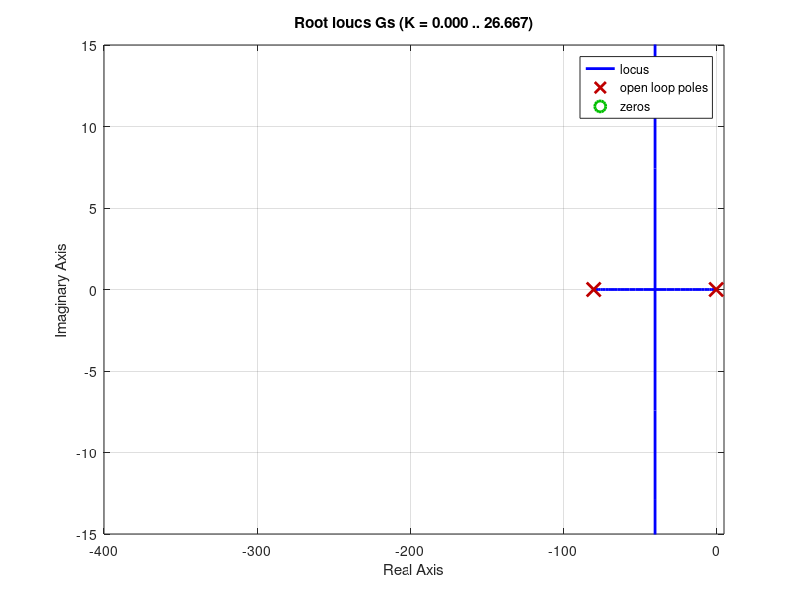

Reproduce this figure in MATLAB. (Note: this script raises an error after producing the figure.)
clc
clear

%OLD Values
% K_ft_motor_tourque = 2.8;
% b_ft = 0.5;
% K_ft_electroforce = 3.0;
% %-----------------
% K_fb_motor_tourque = 4.4;
% b_bt = 0.8;
% K_fb_electroforce = 3.0;

s = tf('s');

%Friction
bt = 0.5;
%Mass of corner brackets
mc = 0.075;
%Electromotive force
Ket = 0.1;
%Motor Tourque
Kmt = 1.4;
%Inductance of motor
Lt = 3.85 * 10^(-4);
%Ohmic resistance of motor
Rt = 4.79;
%Moment of inertia divided by 3 to take gearing into account.
Jt = 0.0198/3;
%Distance from rotational axis to Center Of Mass of corner brackets
r = 0.291/2;
%Gravitational constant
g = 9.82;


%% Linearize 0degrees

%Working point.
xbar = 0;
%Convert to radians
th = xbar*pi/180;

% Defining A,B,C matrices
A = [0 1 0; 
    ((-2*mc*r*g*cos(th)/3)/Jt) -bt/Jt Kmt/Jt; 
    0 -Ket/Lt -Rt/Lt];
B = [0;0;1/Lt];

% Position, Velocity, Current
C = [1 0 0];

%Convert to Transferfunction
Gs =(12/255)*( C*( inv(s*eye(3)-A) )*B )*(180/pi);

%Root Locus open loop
 rlocus_pure = figure('Name','float_me'); % Allows I3 to float the window
  rlocus(Gs);
  axIm = findall(gcf,'String','Imaginary Axis (seconds^{-1})');
  axRe = findall(gcf,'String','Real Axis (seconds^{-1})');
  set(axIm,'String', 'Im$(s)$');
  set(axRe,'String','Re$(s)$');
  xlim([-400 5])
  ylim([-15 15])
  set(rlocus_pure,'Position',[10 10 600 300]) % Must closely match the final size needed
  Plot2LaTeX(rlocus_pure,'img/PI/rlocus_pure')

%Regulator
kp = 1;
Ti = 1/0.035;
Td = 0;
ki = kp*1/Ti;
I = 1/(s*Ti);
Hs = kp * (1 + I);

%Root Locus with Ti gain
 rlocus_int = figure('Name','float_me'); % Allows I3 to float the window
  rlocus(Hs*Gs);
  axIm = findall(gcf,'String','Imaginary Axis (seconds^{-1})');
  axRe = findall(gcf,'String','Real Axis (seconds^{-1})');
  set(axIm,'String', 'Im$(s)$');
  set(axRe,'String','Re$(s)$');
  xlim([-0.5 0])
  ylim([-5 5])
  set(rlocus_int,'Position',[10 10 600 300]) % Must closely match the final size needed
  Plot2LaTeX(rlocus_int,'img/PI/rlocus_int')

%Regulator
kp = 3.1;
Ti = 1/0.035;
Td = 0;
ki = kp*1/Ti;
I = 1/(s*Ti);
Hs = kp * (1 + I);
  
%Step response First
sys_cl_0 = (Gs * Hs) / ( 1 + Gs * Hs);
opt = stepDataOptions('StepAmplitude',3*90);
%step(sys_cl_0,opt)

 step_0_first = figure('Name','float_me'); % Allows I3 to float the window
  step(sys_cl_0,opt)
  xlim([0 4])
  line([0 100],[0.9*270 0.9*270], 'Color','black','LineStyle','--')
  line([1 1],[0 300], 'Color','black','LineStyle','--')
  yticks([0 (0.3*270) (0.6*270) (0.9*270) 270])
  yticklabels({'0','$30\%$', '$60\%$', '$90\%$', '$100\%$'})
  set(rlocus_int,'Position',[10 10 600 300]) % Must closely match the final size needed
  Plot2LaTeX(step_0_first,'img/PI/step_0_first')
  
  
%Step response Second

%Regulator
kp = 1.6;
Ti = 1/0.2;
Td = 0;
ki = kp*1/Ti;
I = 1/(s*Ti);
Hs = kp * (1 + I);

sys_cl_1 = (Gs * Hs) / ( 1 + Gs * Hs);
opt = stepDataOptions('StepAmplitude',3*90);
%step(sys_cl_0,opt)

 step_0_second = figure('Name','float_me'); % Allows I3 to float the window
  step(sys_cl_1,opt)
  xlim([0 4])
  line([0 100],[0.9*270 0.9*270], 'Color','black','LineStyle','--')
  line([1 1],[0 300], 'Color','black','LineStyle','--')
  yticks([0 (0.3*270) (0.6*270) (0.9*270) 270])
  yticklabels({'0','$30\%$', '$60\%$', '$90\%$', '$100\%$'})
  set(step_0_second,'Position',[10 10 600 300]) % Must closely match the final size needed
  Plot2LaTeX(step_0_second,'img/PI/step_0_second')

%% Linearize 90degrees

%Working point.
xbar = 90;
%Convert to radians
th = xbar*pi/180;

% Defining A,B,C matrices
A = [0 1 0; 
    ((-2*mc*r*g*cos(th)/3)/Jt) -bt/Jt Kmt/Jt; 
    0 -Ket/Lt -Rt/Lt];
B = [0;(-sin(th)*th + cos(th));1/Lt];
% Position, Velocity, Current
C = [1 0 0];

%Convert to Transferfunction
Gs =(12/255)*( C*( inv(s*eye(3)-A) )*B )*(180/pi);


%Step response Second

%Regulator
kp = 1.39;
Ti = 1/0.06;
Td = 0;
ki = kp*1/Ti;
I = 1/(s*Ti);
Hs = kp * (1 + I);

sys_cl_2 = (Gs * Hs) / ( 1 + Gs * Hs);
opt = stepDataOptions('StepAmplitude',3*90);
%step(sys_cl_0,opt)

 step_0_second_90 = figure('Name','float_me'); % Allows I3 to float the window
  step(sys_cl_2,opt)
  line([0 10],[0.9*270 0.9*270], 'Color','black','LineStyle','--')
  line([1 1],[0 300], 'Color','black','LineStyle','--')
  yticks([0 (0.3*270) (0.6*270) (0.9*270) 270])
  yticklabels({'0','$30\%$', '$60\%$', '$90\%$', '$100\%$'})
  set(step_0_second_90,'Position',[10 10 600 300]) % Must closely match the final size needed
  Plot2LaTeX(step_0_second_90,'img/PI/step_0_second_90')
  
  %% Linearize 180degrees

%Working point.
xbar = 180;
%Convert to radians
th = xbar*pi/180;

% Defining A,B,C matrices
A = [0 1 0; 
    ((-2*mc*r*g*cos(th)/3)/Jt) -bt/Jt Kmt/Jt; 
    0 -Ket/Lt -Rt/Lt];
B = [0;(-sin(th)*th + cos(th));1/Lt];
% Position, Velocity, Current
C = [1 0 0];

%Convert to Transferfunction
Gs =(12/255)*( C*( inv(s*eye(3)-A) )*B )*(180/pi);

%Step response Second

%Regulator
kp = 1.3;
Ti = 1/0.2;
Td = 0;
ki = kp*1/Ti;
I = 1/(s*Ti);
Hs = kp * (1 + I);

sys_cl_3 = (Gs * Hs) / ( 1 + Gs * Hs);
opt = stepDataOptions('StepAmplitude',3*90);
%step(sys_cl_0,opt)

 step_0_second_180 = figure('Name','float_me'); % Allows I3 to float the window
  step(sys_cl_3,opt)
  xlim([0 10])
  line([0 10],[0.9*270 0.9*270], 'Color','black','LineStyle','--')
  line([1 1],[0 360], 'Color','black','LineStyle','--')
  yticks([0 (0.3*270) (0.6*270) (0.9*270) 270])
  yticklabels({'0','$30\%$', '$60\%$', '$90\%$', '$100\%$'})
  set(step_0_second_180,'Position',[10 10 600 300]) % Must closely match the final size needed
  Plot2LaTeX(step_0_second_180,'img/PI/step_0_second_180')
  
  %% Comparison
  
 comp = figure('Name','float_me'); % Allows I3 to float the window
  step(sys_cl_1,opt)
  hold on
  step(sys_cl_2,opt)
  hold on
  step(sys_cl_3,opt)
  hold off
  h = line([0 20],[0.9*270 0.9*270], 'Color','black','LineStyle','--')
  b = line([1 1],[0 400], 'Color','black','LineStyle','--')
  c = line([0 20],[270 270], 'Color','black','LineStyle','--')
  yticks([0 (0.3*270) (0.6*270) (0.9*270) 270])
  yticklabels({'0','$30\%$', '$60\%$', '$90\%$', '$100\%$'})
  set(get(get(h,'Annotation'),'LegendInformation'),'IconDisplayStyle','off')
  legend('$0^o$','$90^o$','$180^o$','Location','east')
  xlim([0 20])
  ylim([0 320])
  set(comp,'Position',[10 10 600 300]) % Must closely match the final size needed
  Plot2LaTeX(comp,'img/PI/comp')
  
  
  
  
%% BOTTOM frame PI tuning, with topframe at 0 degrees.
  
clc
clear

s = tf('s');

%Working point top frame.
xbar = 0;
%Convert to radians
th = xbar*pi/180;

%Friction
bb = 0.5;
%Electro force
Keb = 3.5;
%Motor Tourque
Kmb = 1.57;
%Inductance of motor
Lb = 3.85 * 10^(-4);
%Ohmic resistance of motor
Rb = 4.79;
%Moment of inertia divided by 3 to take gearing into account.
Jb = ( 0.0705 + 0.0103*sin(th)*sin(th) ) / 3;
%Gravitational constant
g = 9.82;

% Defining A,B,C matrices
A = [0 1 0; 
    0 -bb/Jb Kmb/Jb; 
    0 -Keb/Lb -Rb/Lb];
B = [0;0;1/Lb];

% Position, Velocity, Current
C = [1 0 0];

%Convert to Transferfunction
Gs =(12/255)*( C*( inv(s*eye(3)-A) )*B )*(180/pi);

%Regulator
kp = 1;
Ti = 1/0.035;
Td = 0;
ki = kp*1/Ti;
I = 1/(s*Ti);
Hs = kp * (1 + I);

%Root Locus open loop
 rlocus_pure_bot = figure('Name','float_me'); % Allows I3 to float the window
  rlocus(Gs);
  axIm = findall(gcf,'String','Imaginary Axis (seconds^{-1})');
  axRe = findall(gcf,'String','Real Axis (seconds^{-1})');
  set(axIm,'String', 'Im$(s)$');
  set(axRe,'String','Re$(s)$');
  xlim([-120 10])
  ylim([-10 10])
  set(rlocus_pure_bot,'Position',[10 10 600 300]) % Must closely match the final size needed
  Plot2LaTeX(rlocus_pure_bot,'img/PI/rlocus_pure_bot')


%Root Locus with Ti gain
 rlocus_int_bot = figure('Name','float_me'); % Allows I3 to float the window
  rlocus(Hs*Gs);
  axIm = findall(gcf,'String','Imaginary Axis (seconds^{-1})');
  axRe = findall(gcf,'String','Real Axis (seconds^{-1})');
  set(axIm,'String', 'Im$(s)$');
  set(axRe,'String','Re$(s)$');
  xlim([-200 50])
  ylim([-150 150])
  set(rlocus_int_bot,'Position',[10 10 600 300]) % Must closely match the final size needed
  Plot2LaTeX(rlocus_int_bot,'img/PI/rlocus_int_bot')

%Regulator
kp = 9;
Ti = 1/0.035;
Td = 0;
ki = kp*1/Ti;
I = 1/(s*Ti);
Hs = kp * (1 + I);
  
%Step response First
sys_cl_0 = (Gs * Hs) / ( 1 + Gs * Hs);
opt = stepDataOptions('StepAmplitude',3*90);
%step(sys_cl_0,opt)

 step_0_first_bot = figure('Name','float_me'); % Allows I3 to float the window
  step(sys_cl_0,opt)
  line([0 10],[0.9*270 0.9*270], 'Color','black','LineStyle','--')
  line([1 1],[0 300], 'Color','black','LineStyle','--')
  yticks([0 (0.3*270) (0.6*270) (0.9*270) 270])
  yticklabels({'0','$30\%$', '$60\%$', '$90\%$', '$100\%$'})
  set(step_0_first_bot,'Position',[10 10 600 300]) % Must closely match the final size needed
  Plot2LaTeX(step_0_first_bot,'img/PI/step_0_first_bot')
  

%Step response Second

%Regulator
kp = 3.7;
Ti = 1/0.035;
Td = 0;
ki = kp*1/Ti;
I = 1/(s*Ti);
Hs = kp * (1 + I);

sys_cl_1 = (Gs * Hs) / ( 1 + Gs * Hs);
opt = stepDataOptions('StepAmplitude',3*90);
%step(sys_cl_0,opt)

 step_0_second_bot = figure('Name','float_me'); % Allows I3 to float the window
  step(sys_cl_1,opt)
  line([0 10],[0.9*270 0.9*270], 'Color','black','LineStyle','--')
  line([1 1],[0 300], 'Color','black','LineStyle','--')
  yticks([0 (0.3*270) (0.6*270) (0.9*270) 270])
  yticklabels({'0','$30\%$', '$60\%$', '$90\%$', '$100\%$'})
  set(step_0_second_bot,'Position',[10 10 600 300]) % Must closely match the final size needed
  Plot2LaTeX(step_0_second_bot,'img/PI/step_0_second_bot')

  %% BOTTOM frame PI tuning, with topframe at 90 degrees.
  
s = tf('s');

%Working point top frame.
xbar = 90;
%Convert to radians
th = xbar*pi/180;

%Friction
bb = 0.5;
%Electro force
Keb = 3.5;
%Motor Tourque
Kmb = 1.57;
%Inductance of motor
Lb = 3.85 * 10^(-4);
%Ohmic resistance of motor
Rb = 4.79;
%Moment of inertia divided by 3 to take gearing into account.
Jb = ( 0.0705 + 0.0103*sin(th)*sin(th) ) / 3;
%Gravitational constant
g = 9.82;


% Defining A,B,C matrices
A = [0 1 0; 
    0 -bb/Jb Kmb/Jb; 
    0 -Keb/Lb -Rb/Lb];
B = [0;0;1/Lb];

% Position, Velocity, Current
C = [1 0 0];

%Convert to Transferfunction
Gs =(12/255)*( C*( inv(s*eye(3)-A) )*B )*(180/pi);

%Regulator
kp = 1;
Ti = 1/0.035;
Td = 0;
ki = kp*1/Ti;
I = 1/(s*Ti);
Hs = kp * (1 + I);

%Root Locus open loop
 rlocus_pure_bot_90 = figure('Name','float_me'); % Allows I3 to float the window
  rlocus(Gs);
  axIm = findall(gcf,'String','Imaginary Axis (seconds^{-1})');
  axRe = findall(gcf,'String','Real Axis (seconds^{-1})');
  set(axIm,'String', 'Im$(s)$');
  set(axRe,'String','Re$(s)$');
  xlim([-200 50])
  ylim([-150 150])
  set(rlocus_pure_bot_90,'Position',[10 10 600 300]) % Must closely match the final size needed
  Plot2LaTeX(rlocus_pure_bot_90,'img/PI/rlocus_pure_bot_90')


%Root Locus with Ti gain
 rlocus_int_bot_90 = figure('Name','float_me'); % Allows I3 to float the window
  rlocus(Hs*Gs);
  axIm = findall(gcf,'String','Imaginary Axis (seconds^{-1})');
  axRe = findall(gcf,'String','Real Axis (seconds^{-1})');
  set(axIm,'String', 'Im$(s)$');
  set(axRe,'String','Re$(s)$');
  xlim([-0.5 0])
  ylim([-0.05 0.05])
  set(rlocus_int_bot_90,'Position',[10 10 600 300]) % Must closely match the final size needed
  Plot2LaTeX(rlocus_int_bot_90,'img/PI/rlocus_int_bot_90')

%Regulator
kp = 9;
Ti = 1/0.035;
Td = 0;
ki = kp*1/Ti;
I = 1/(s*Ti);
Hs = kp * (1 + I);
  
%Step response First
sys_cl_3 = (Gs * Hs) / ( 1 + Gs * Hs);
opt = stepDataOptions('StepAmplitude',3*90);
%step(sys_cl_0,opt)

 step_0_first_bot_90 = figure('Name','float_me'); % Allows I3 to float the window
  step(sys_cl_3,opt)
  line([0 10],[0.9*270 0.9*270], 'Color','black','LineStyle','--')
  line([1 1],[0 300], 'Color','black','LineStyle','--')
  yticks([0 (0.3*270) (0.6*270) (0.9*270) 270])
  yticklabels({'0','$30\%$', '$60\%$', '$90\%$', '$100\%$'})
  set(step_0_first_bot_90,'Position',[10 10 600 300]) % Must closely match the final size needed
  Plot2LaTeX(step_0_first_bot_90,'img/PI/step_0_first_bot_90')
  

%Step response Second

%Regulator
kp = 3.7;
Ti = 1/0.035;
Td = 0;
ki = kp*1/Ti;
I = 1/(s*Ti);
Hs = kp * (1 + I);

sys_cl_4 = (Gs * Hs) / ( 1 + Gs * Hs);
opt = stepDataOptions('StepAmplitude',3*90);

 step_0_second_bot_90 = figure('Name','float_me'); % Allows I3 to float the window
 step(sys_cl_4,opt)
  line([0 10],[0.9*270 0.9*270], 'Color','black','LineStyle','--')
  line([1 1],[0 300], 'Color','black','LineStyle','--')
  yticks([0 (0.3*270) (0.6*270) (0.9*270) 270])
  yticklabels({'0','$30\%$', '$60\%$', '$90\%$', '$100\%$'})
  set(step_0_second_bot_90,'Position',[10 10 600 300]) % Must closely match the final size needed
  Plot2LaTeX(step_0_second_bot_90,'img/PI/step_0_second_bot_90')

    %% Comparison bottom
  
 comp = figure('Name','float_me'); % Allows I3 to float the window
  step(sys_cl_1,opt)
  hold on
  step(sys_cl_4,opt)
  hold off
  h = line([0 20],[0.9*270 0.9*270], 'Color','black','LineStyle','--')
  b = line([1 1],[0 450], 'Color','black','LineStyle','--')
  c = line([0 20],[270 270], 'Color','black','LineStyle','--')
  yticks([0 (0.3*270) (0.6*270) (0.9*270) 270])
  yticklabels({'0','$30\%$', '$60\%$', '$90\%$', '$100\%$'})
  set(get(get(h,'Annotation'),'LegendInformation'),'IconDisplayStyle','off')
  legend('$0^o$','$90^o$','Location','east')
  xlim([0 3])
  ylim([0 320])
  set(comp,'Position',[10 10 600 300]) % Must closely match the final size needed
  Plot2LaTeX(comp,'img/PI/comp_bot')
  
  